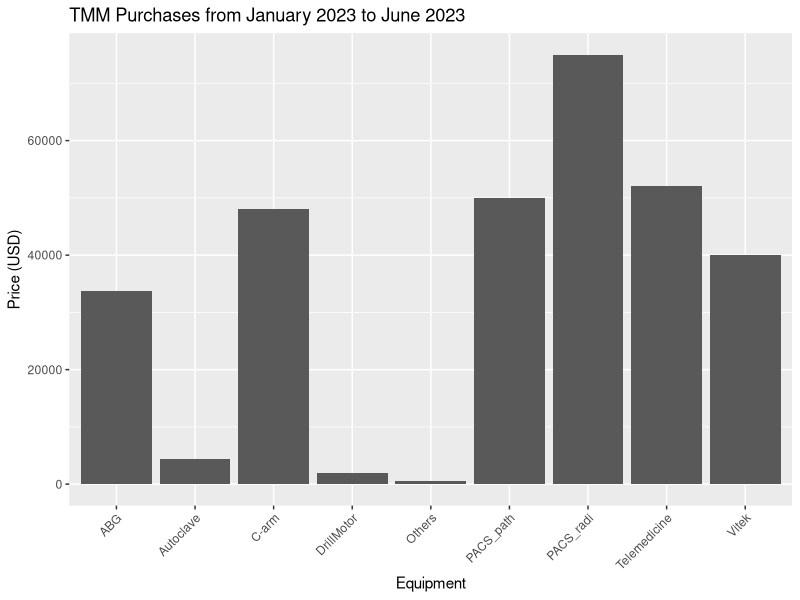
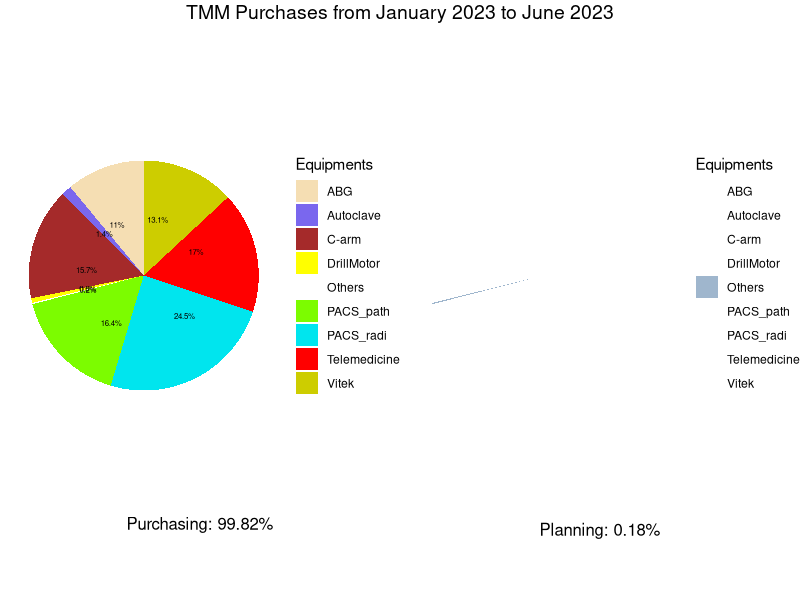

R code for these plots, in order:
## ---- chunk 1
#| echo: false
#| message: false
# This message will not be displayed in the output
library(ggplot2)
library(dplyr)
library(gridExtra)
library(grid)
library(knitr)

### # Calculate the total budget (USD)
total_budget <- 305673

# Create a data frame with the TMM purchase progression data
tmm_data <- data.frame(
  Equipment = c("Autoclave", "C-arm", "ABG", "Telemedicine", "PACS_radi", "PACS_path", "Vitek",  "DrillMotor"), 
  Price = as.numeric(c(4400, 48000, 33760, 52000, 75000, 50000, 40000, 1950))
)

## ---- chunk 2
#| echo: false
##
# adding "Others" as the rest of total budget (under planning)
tmm_others <- data.frame(Equipment = "Others", Price = as.numeric(total_budget-sum(tmm_data$Price)))
tmm_data <- rbind(tmm_data, tmm_others)

# Sort the data by price
tmm_data <- tmm_data %>% arrange(Price)

# Draw a stacked bar chart
ggplot(tmm_data, aes(x = Equipment, y = Price)) +
  geom_bar(stat = "identity") +
  ggtitle("TMM Purchases from January 2023 to June 2023") +
  xlab("Equipment") +
  ylab("Price (USD)") +
  theme(axis.text.x = element_text(angle = 45, hjust = 1))




# Calculate the percentage of the total budget spent on Telemedicine, PACS, and C-arm
tmm_data$Percentage <- tmm_data$Price / total_budget * 100

# Create a new column to specify the color of each equipment category
tmm_data$Color <- ifelse(tmm_data$Equipment %in% c("Autoclave", "C-arm", "ABG", "Telemedicine", "PACS_radi", "PACS_path", "Vitek",  "DrillMotor"), tmm_data$Equipment, "Others") # Others= xxx

# Order the data by price in descending order
tmm_data <- tmm_data %>% arrange(desc(Price))


## ---- chunk 3
#| echo: false

# Create a table
kable(tmm_data[,c(1:3)])



## ---- chunk 4
#| echo: false
###


# Create a pie chart for the major equipment categories
p1 <- ggplot(tmm_data , aes(x = "", y = Percentage, fill = Color)) +
  geom_bar(width = 1, stat = "identity") +
  coord_polar("y", start = 0) +
  theme_void() +
  scale_fill_manual(values = c("Telemedicine" = "red", "PACS_radi" = "turquoise2", "C-arm" = "brown", "ABG" = "wheat", "Others" = "white", "PACS_path" = "lawngreen", "Autoclave"="slateblue2", "Vitek" = "yellow3", "DrillMotor" = "yellow")) +
  geom_text(aes(label = paste0(round(Percentage, 1), "%")), position = position_stack(vjust = 0.3), size =2) +
  labs(fill = "Equipments")

#  scale_fill_manual(name = "Equipment", values = c("Telemedicine" = "red", "PACS" = "turquoise2", "C-arm" = "brown", "ABG" = "wheat", "Others" = "white", "Veloscope" = "lawngreen", "Autoclave"="slateblue2")) +
#  geom_text(aes(label = paste0("$", Price)), position = position_stack(vjust = 0.3), size = 5)




##
# Create a pie chart for the other equipment categories
p2 <- ggplot(tmm_data , aes(x = "", y = Percentage, fill = Color)) +
  geom_bar(width = 1, stat = "identity") +
  coord_polar("y", start = 0) +
  theme_void() +
  scale_fill_manual(values = c("Telemedicine" = "white", "PACS_radi" = "white", "C-arm" = "white", "ABG" = "white", "Others" = "slategray3", "PACS_path" = "white", "Autoclave"="white", "Vitek" = "white", "DrillMotor" = "white")) +
  labs(fill = "Equipments")

#+ geom_text(aes(label = paste0("$", Price)), position = position_stack(vjust = 0.3), size =3)

# slategray3; %>% filter(Color != "Others")



##


# Arrange the two pie charts next to each other


# Create a grobTree for the title with adjusted margins
title1 <- grobTree(
  rectGrob(gp = gpar(col = NA), height = unit(1.5, "lines"), y = 0.5),
  textGrob(
    "TMM Purchases from January 2023 to June 2023",
    gp = gpar(fontsize = 14),
    vjust = 1
  )
)

# Create textGrobs for the labels with adjusted vertical position
label_p1 <- textGrob(paste0("Purchasing: ", round(sum(tmm_data$Percentage[1:8]), 2), "%"), y = unit(1.3, "npc"))
label_p2 <- textGrob(paste0("Planning: ", round(tmm_data$Percentage[tmm_data$Equipment=="Others"], 2), "%"), y = unit(1.2, "npc"))


# Arrange the plots side by side with a common title and footer
grid.arrange(
  top = title1,
  p1, p2,
  heights = c(0.9, 0.1),
  label_p1, label_p2,
  ncol = 2
#  bottom = 
)

  
